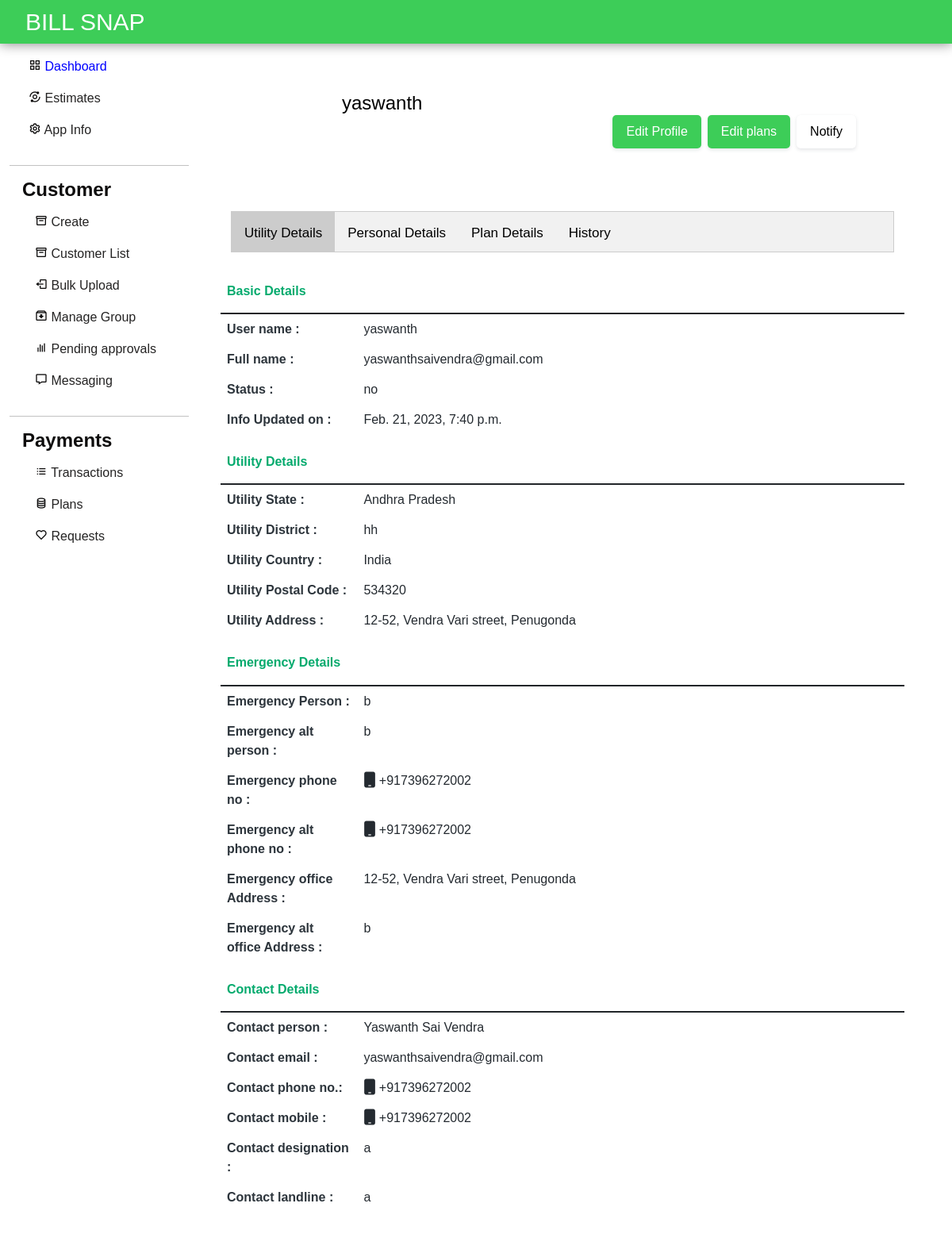
Before: /account/helo/yaswanth/1/ with the older database file.
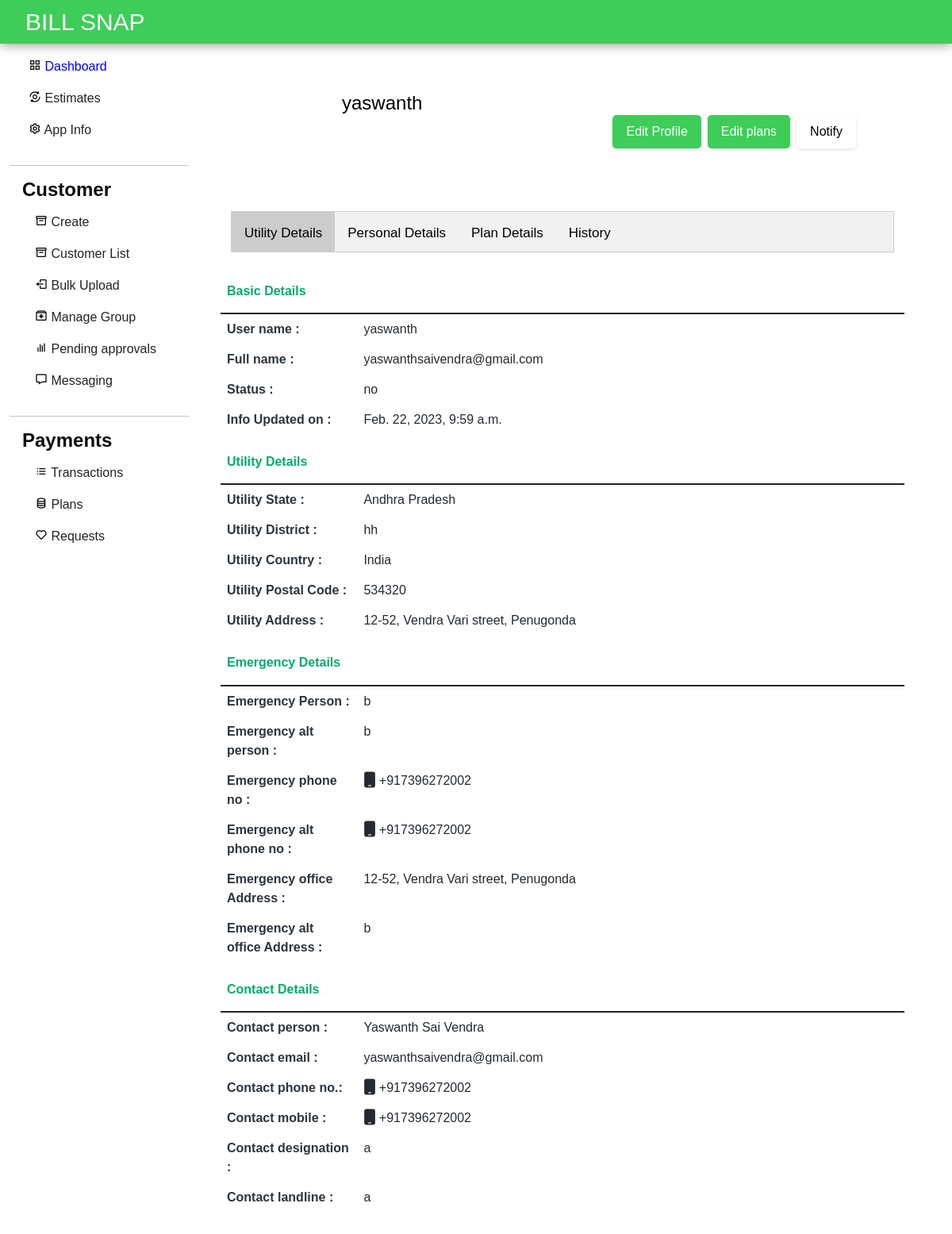
After: the same page with the newer database file.
### accounts/models.py (models this page shows, shortened)
class Profile(models.Model):
    user = models.OneToOneField(User, on_delete=models.CASCADE, related_name='profile')
    apps=models.ManyToManyField(applists,related_name='apps')
    status = models.CharField(choices=status_choices, max_length=20, default='c')
    full_name = models.CharField(max_length=100, blank=True, null=True)
    utility_name = models.CharField(max_length=200, null=True, blank=True)
    utility_short_name= models.CharField(max_length=50, null=True, blank=True)
    utility_state= models.CharField(max_length=50, null=True, blank=True)
    utility_district= models.CharField(max_length=50, null=True, blank=True)
    utility_country= models.CharField(max_length=50, null=True, blank=True)
    utility_postalcode= models.CharField(max_length=20, null=True, blank=True)
    utility_address=models.TextField(max_length=200, null=True, blank=True)
    contact_person= models.CharField(max_length=200, null=True, blank=True)
    contact_email = models.EmailField(max_length=50, null=True, blank=True)
    contact_phnum = models.CharField(max_length=15, null=True, blank=True)
    contact_mobile= models.CharField(max_length=15, null=True, blank=True)
    contact_designation= models.CharField(max_length=100, null=True, blank=True)
    contact_landline= models.CharField(max_length=20, null=True, blank=True)
    emergency_person=models.CharField(max_length=200, null=True, blank=True)
    emergency_altperson=models.CharField(max_length=200, null=True, blank=True)
    emergency_mobile=models.CharField(max_length=200, null=True, blank=True)
    emergency_altmobile=models.CharField(max_length=200, null=True, blank=True)
    emergency_officeaddress=models.TextField(max_length=200,null=True,blank=True)
    emergency_altofficeaddress=models.TextField(max_length=200,null=True,blank=True)
    info_created_at = models.DateTimeField(auto_now_add=True)
    info_updated_at = models.DateTimeField(auto_now=True)
    se_coins= models.IntegerField(null=True, default=999, blank=True)
    slug = models.SlugField(max_length=200, editable=False, null=True, blank=True)
    admin=models.BooleanField(default=False)
    plans = models.ManyToManyField(Plan)
    plan_active = models.BooleanField(default=False)
    paid = models.BooleanField(default=False)
    def __str__(self):
        return str(self.user)

### accounts/views.py (the view)
# urls.py: path('<str:slug>/<str:userslug>/<int:billing_slug>/', acc_views.ShowProfile.as_view(), name='show-profile'),
class ShowProfile(DetailView):
    model = Profile
    template_name = 'myprofile.html'
    def get_object(self, *args, **kwargs):
        return get_object_or_404(Profile,slug = self.kwargs['userslug'])
    def get_context_data(self, *args, **kwargs):
        context = super(ShowProfile, self).get_context_data(*args, **kwargs)
        page_profile = get_object_or_404(Profile, slug=self.kwargs['userslug'])
        print(page_profile)
        context['profile'] = page_profile
        context['updateform'] = UpdateUserPlanForm(appslug=self.kwargs['slug'])
        context['plan'] = page_profile.plans.filter(app__slug=self.kwargs['slug']).first()
        print(context['plan'])
        context['notification_form'] = NotificationForm()
        context['slug'] = self.kwargs['slug']
        context['userslug'] = self.kwargs['userslug']
        app = applists.objects.filter(slug=self.kwargs['slug']).first()
        plans = Plan.objects.filter(app=app)
        context['plans'] = plans
        context['billing_slug'] = self.kwargs['billing_slug']
        if self.request.user==page_profile.user:
            self.template_name = 'myprofile.html'
        elif self.request.user!=page_profile.user or self.request.user.is_anonymous:
            self.template_name = 'myprofile.html'
        return context

### plans/models.py (called while the page is built)
    def __str__(self):
        return f"[{self.title}] Plan at [Rs.{self.price}] for [{self.duration} days] in [{self.app.appname}]"

### templates/myprofile.html (shortened to what this page needs)
{% load static %}
{% load crispy_forms_tags %}
<!DOCTYPE html>
<html lang="en">
<head>
	<link href="https://cdn.jsdelivr.net/npm/bootstrap@5.1.3/dist/css/bootstrap.min.css" rel="stylesheet"
 />
	<link href='https://unpkg.com/boxicons@2.0.7/css/boxicons.min.css' rel='stylesheet'>
	<link rel="stylesheet" href="https://cdnjs.cloudflare.com/ajax/libs/font-awesome/6.1.1/css/all.min.css" />
	<link rel="stylesheet" href="{% static 'assets/styles.css'%}">
</head>
<body>
	{% include "dashnav.html" %}
	<div class="main mx-auto">
		<div class="row">
			{% include "dashsidebar.html" %}
			<div class="col-md-7  flex-md-fill m-3">
				{% include 'messages.html' %}
				<div class="col right create-customer ps-0 pe-4 me-2" id="">
					<div class="profile">
						<div class="profile-header">
							<div class="profile-header-content d-flex">
								<div class="flex-fill flex-start">
									<div class="profile-header-img">
									</div>
									<div class="profile-header-info">
										<h4 class="m-t-10 m-b-5" style="color: black;">{{profile.user.username}} </h4>
									</div>
								</div>
								<div class="d-flex align-items-center justify-content-end me-5">
									<div class="bs-primary py-2 px-3" type="button" data-bs-toggle="modal"
										data-bs-target="#staticBackdrop">Edit Profile</div>
									<div class="bs-primary  py-2 px-3 mx-2" type="button" data-bs-toggle="modal"
										data-bs-target="#staticBackdrop1">Edit plans</div>
									<div class="bs-primary bs-secondary py-2 px-3 " type="button" data-bs-toggle="modal"
										data-bs-target="#staticBackdrop2">Notify</div>
								</div>
							</div>
						</div>
					</div>
					<div class="profile-content">
						<div class="tab-content p-0">
							<div class="tab-pane fade in active show" id="profile-about">
								<div class="tab">
									<button class="tablinks" onclick="openCity(event, 'London')"
										id="defaultOpen">Utility Details</button>
									<button class="tablinks" onclick="openCity(event, 'Paris')">Personal
										Details</button>
									<button class="tablinks" onclick="openCity(event, 'Tokyo')">Plan Details</button>
									<button class="tablinks" onclick="openCity(event, 'Canada')">History</button>
								</div>
							</div>
						</div>
					</div>
					<div id="London" class="tabcontent">
						<div class="table-responsive">
							<table class="table table-profile">
								<thead>
									<td>
										<h6>Basic Details</h6>
									</td>
								</thead>
								<tbody>
									<tr class="field">
										<td class="field">User name :</td>
										<td>{{profile.user.username}}</td>
									</tr>
									<tr>
										<td class="field">Full name :</td>
										<td>{{profile.full_name}}</td>
									</tr>
									<tr>
										<td class="field">Status :</td>
										<td>{{profile.status}}</td>
									</tr>
									<tr>
										<td class="field">Info Updated on :</td>
										<td> {{profile.info_updated_at}}</td>
									</tr>
								</tbody>
							</table>
							<table class="table table-profile">
								<thead>
									<td>
										<h6>Utility Details</h6>
									</td>
								</thead>
								<tbody>
									<tr class="field">
										<td class="field">Utility State :</td>
										<td>{{ profile.utility_state }}</td>
									</tr>
									<tr>
										<td class="field">Utility District :</td>
										<td>{{ profile.utility_district }}</td>
									</tr>
									<tr>
										<td class="field">Utility Country :</td>
										<td>{{ profile.utility_country }}</td>
									</tr>
									<tr>
										<td class="field">Utility Postal Code :</td>
										<td> {{ profile.utility_postalcode }}</td>
									</tr>
									<tr>
										<td class="field">Utility Address :</td>
										<td>{{ profile.utility_address }}</td>
									</tr>
								</tbody>
							</table>
							<table class="table table-profile">
								<thead>
									<td>
										<h6>Emergency Details</h6>
									</td>
								</thead>
								<tbody>
									<tr class="field">
										<td class="field">Emergency Person :</td>
										<td>{{ profile.emergency_person }}</td>
									</tr>
									<tr>
										<td class="field">Emergency alt person :</td>
										<td>{{ profile.emergency_altperson }}</td>
									</tr>
									<tr>
										<td class="field">Emergency phone no :</td>
										<td><i class="fa fa-mobile fa-lg m-r-5"></i> {{ profile.emergency_mobile }}</td>
									</tr>
									<tr>
										<td class="field">Emergency alt phone no :</td>
										<td><i class="fa fa-mobile fa-lg m-r-5"></i> {{ profile.emergency_altmobile }}</td>
									</tr>
									<tr>
										<td class="field">Emergency office Address :</td>
										<td>{{ profile.emergency_officeaddress }}</td>
									</tr>
									<tr>
										<td class="field">Emergency alt office Address :</td>
										<td>{{ profile.emergency_altofficeaddress }} </td>
									</tr>
								</tbody>
							</table>
							<table class="table table-profile">
								<thead>
									<td>
										<h6>Contact Details</h6>
									</td>
								</thead>
								<tbody>
									<tr class="field">
										<td class="field">Contact person :</td>
										<td>{{ profile.contact_person }}</td>
									</tr>
									<tr>
										<td class="field">Contact email :</td>
										<td>{{ profile.contact_email }}</td>
									</tr>
									<tr>
										<td class="field">Contact phone no.:</td>
										<td><i class="fa fa-mobile fa-lg m-r-5"></i> {{ profile.contact_phnum }}</td>
									</tr>
									<tr>
										<td class="field">Contact mobile :</td>
										<td><i class="fa fa-mobile fa-lg m-r-5"></i> {{ profile.contact_mobile }}</td>
									</tr>
									<tr>
										<td class="field">Contact designation :</td>
										<td>{{ profile.contact_designation }}</td>
									</tr>
									<tr>
										<td class="field">Contact landline :</td>
										<td>{{ profile.contact_landline }}</td>
									</tr>
								</tbody>
							</table>
						</div>
					</div>
				</div>
			</div>
		</div>
	</div>
</body>
</html>

### templates/dashnav.html (shortened to what this page needs)
<header>
    <nav class="navbar navbar-expand-lg fixed-top p-md-0">
        <div class="container-fluid">
            <a class="navbar-brand d-none d-md-block mt-1" href="{% url 'index' %}">
                <h2 class="h2">BILL SNAP</h2>
            </a>
        </div>
    </nav>
</header>

### templates/dashsidebar.html (shortened to what this page needs)
<div class="left first-sidebar d-none d-md-block col-md-4">
  <div class="menu-frag d-flex flex-column p-3 ps-4 gap-3">
    <div>
      <i class='bx bx-grid-alt'></i>
      <a href="{% url 'dashboard' billing_slug slug %} " id="active">Dashboard</a>
    </div>
    <div>
      <i class='bx bx-analyse'></i>
      <a href="{% url 'estimates' billing_slug slug %}">Estimates</a>
    </div>
    <div>
      <i class='bx bx-cog'></i>
      <a href="{% url 'appinfo' billing_slug slug %}">App Info</a>
    </div>
  </div>
  <hr>
  <div class="menu-frag mt-3 ps-3">
    <h4>Customer</h4>
    <div class="customer-frag d-flex flex-column p-3 pt-1 gap-3">
      <div>
        <i class='bx bx-box'></i>
        <a href="{% url 'addcustomer' billing_slug slug %}">Create</a>
      </div>
      <div>
        <i class='bx bx-box'></i>
        <a href="{% url 'customerlist' billing_slug slug %}">Customer List</a>
      </div>
      <div>
        <i class='bx bx-log-out'></i>
        <a href="{% url 'bulkupload' billing_slug slug %}">Bulk Upload</a>
      </div>
      <div>
        <i class='bx bx-archive-in'></i>
        <a href="{% url 'groups:groups-panel' billing_slug  slug %}">Manage Group</a>
      </div>
      <div>
        <i class='bx bx-bar-chart'></i>
        <a href="{% url 'pending-approvals' billing_slug slug %}">Pending approvals</a>
      </div>
      <div>
        <i class='bx bx-message'></i>
        <a href="{% url 'messaging' billing_slug slug %}">Messaging</a>
      </div>
    </div>
  </div>
  <hr>
  {% if billing_slug %}
  <div class="menu-frag mt-3 ps-3">
    <h4>Payments</h4>
    <div class="pay-frag d-flex flex-column  p-3 pt-1  gap-3">
      <div>
        <i class='bx bx-list-ul'></i>
        <a href="{% url 'transactions' billing_slug slug  %}">Transactions </a>
      </div>
      <div>
        <i class='bx bx-coin-stack'></i>
        <a href="{% url 'plans-panel' billing_slug slug  %}">Plans</a>
      </div>
      <div>
        <i class='bx bx-heart'></i>
        <a href="#">Requests</a>
      </div>
    </div>
  </div>
  {% endif %}
</div>

### templates/messages.html (shortened to what this page needs)
<link rel="stylesheet" href="https://cdnjs.cloudflare.com/ajax/libs/toastr.js/2.1.4/toastr.min.css" />
</head>
<body>

### static/assets/styles.css (style rules this page uses)
body { background: white; }
button { height: 50px; }
.h2 { font-family: Arial, Helvetica, sans-serif; font-size: 30px; margin-top: 5px; }
html, body { height: 100%; }
nav { background: #3dcd58; box-shadow: 0px 0px 15px grey; height: 55px; width: 100%; }
body { background: #e5e5e566; }
.main { padding-top: 55px; width: 100%; height: 100%; justify-content: flex-start; max-height: 100vh; }
.right { padding-left: 1rem; padding-right: 1rem; min-height: calc(100vh - 60px); overflow-x: hidden; }
.left { max-width: 250px; background: white; color: rgb(14, 13, 13); transition: all 0.3s ease; height: calc(100vh - 50px); overflow-x: hidden; overflow-y: scroll; margin-top: -20px; }
div > a { text-decoration: none; color: rgb(36, 35, 35); }
#active { color: blue; }
@media (min-width: 767px) { .main { top: 55px; } }
.h2 { position: relative; left: 20px; color: white; }
* { box-sizing: border-box; }
.right { padding-left: 1rem; padding-right: 1rem; min-height: calc(100vh - 100px); overflow-x: hidden; }
.left { max-width: 250px; background: white; color: rgb(14, 13, 13); transition: all 0.3s ease; height: calc(100vh - 50px); overflow-x: hidden; overflow-y: scroll; }
body { font-family: Arial, Helvetica, sans-serif; }
body { margin-top: 20px; background: #f5f5f5; }
h1, h2, h3, h4, h5, h6 { margin: 0 0 10px; font-weight: 600; }
a { color: #707070; }
body { margin-top: 20px; }
body { margin-top: 20px; background: white; }
.profile-header { position: relative; overflow: hidden; }
.profile-header .profile-header-content { padding: 25px; }
.profile-header-img { float: left; width: 120px; height: 120px; overflow: hidden; position: relative; z-index: 10; margin: 0 0 -20px; padding: 3px; border-radius: 4px; background: #fff; }
.profile-header-info h4 { font-weight: 500; color: #fff; }
.profile-header-img + .profile-header-info { margin-left: 140px; }
.profile-header .profile-header-content, .profile-header .profile-header-tab { position: relative; }
.profile-content { padding: 25px; border-radius: 4px; }
.profile-content:after, .profile-content:before { content: ""; display: table; clear: both; }
.profile-content .tab-content, .profile-content .tab-pane { background: 0 0; }
.table.table-profile > thead h6 { color: #04aa6d; }
.table.table-profile > tbody > tr > td, .table.table-profile > thead > tr > th { border: none; padding-top: 7px; padding-bottom: 7px; color: #242a30; background: 0 0; }
.table.table-profile > tbody > tr > td.field { width: 20%; text-align: left; font-weight: 600; color: #2d353c; }
body { overflow-x: hidden; }
.bs-primary { all: unset; background: #3dcd58; color: white; box-shadow: 0px 0px 1px rgb(40 41 61 / 4%), 0px 2px 4px rgb(96 97 112 / 16%); border: 1px solid transparent; border-radius: 5px; }
.bs-secondary { background: white; color: black; }

### templates/myprofile.html (style rules this page uses)
.first-sidebar { position: fixed; top: 76px; left: 0; }
body { font-family: Arial; }
.tab { overflow: hidden; border: 1px solid #ccc; background-color: #f1f1f1; }
.tab button { background-color: inherit; float: left; border: none; outline: none; cursor: pointer; padding: 14px 16px; transition: 0.3s; font-size: 17px; }
.tab button.active { background-color: #ccc; }
.tabcontent { display: none; padding: 6px 12px; }

### templates/dashsidebar.html (style rules this page uses)
.first-sidebar { position: fixed; top: 76px; left: 0; }

Changed rows visible on the page:
changed Profile "yaswanthsaivendra@gmail.com": info_updated_at "Feb. 21, 2023, 7:40 p.m." → "Feb. 22, 2023, 9:59 a.m."
